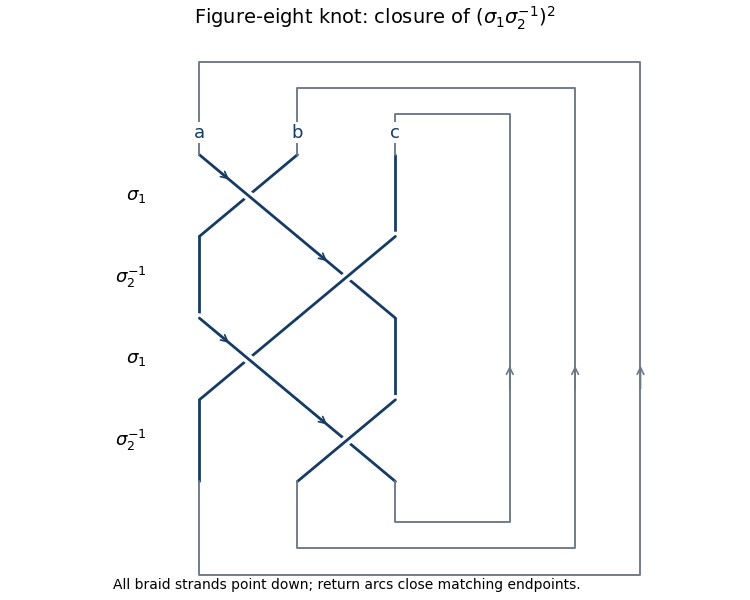

Source code (Python):
"""Original figure-eight closed-braid diagram. Python 3.14, root matplotlib.
Write only the PNG basename to CWD; respect the caller's MPLCONFIGDIR.
"""
from pathlib import Path
import matplotlib
matplotlib.use('Agg')
import matplotlib.pyplot as plt

def segment(ax,p,color='#173c64',lw=2):
    ax.plot(*zip(*p),color=color,lw=lw,solid_capstyle='round',solid_joinstyle='round')
def arrow(ax,p,q,color='#173c64'):
    ax.annotate('',xy=q,xytext=p,arrowprops={'arrowstyle':'->','color':color,'lw':1.2,'mutation_scale':12})
def main():
    fig,ax=plt.subplots(figsize=(7.5,6),layout='constrained',facecolor='white')
    xs=[0,1.2,2.4]
    word=[(0,True),(1,False),(0,True),(1,False)]
    for row,(i,positive) in enumerate(word):
        top=4-row;bottom=top-1;a,b=xs[i:i+2]
        u=[(a,top),(b,bottom)];v=[(b,top),(a,bottom)]
        under,over=(v,u) if positive else (u,v)
        segment(ax,under);segment(ax,over,'white',7);segment(ax,over)
        j=next(j for j in range(3) if j not in [i,i+1]);segment(ax,[(xs[j],top),(xs[j],bottom)])
        ax.text(-.65,(top+bottom)/2,r'$\sigma_1$' if positive else r'$\sigma_2^{-1}$',ha='right',va='center',fontsize=13)
        arrow(ax,(a+.15,top-.125),(a+.39,top-.325))
    for i,x in enumerate(xs):
        outer=5.4-.8*i;high=4.5+.32*(2-i);low=-.5-.32*(2-i)
        segment(ax,[(x,0),(x,low),(outer,low),(outer,high),(x,high),(x,4)],'#6b7887',1.35)
        arrow(ax,(outer,1.1),(outer,1.45),'#6b7887')
        ax.text(x,4.16,chr(97+i),ha='center',va='bottom',fontsize=13,color='#173c64',bbox={'facecolor':'white','edgecolor':'none','pad':1})
    ax.set_xlim(-1.5,5.8);ax.set_ylim(-1.4,5.5);ax.set_aspect('equal');ax.axis('off')
    ax.set_title(r'Figure-eight knot: closure of $(\sigma_1\sigma_2^{-1})^2$',fontsize=14)
    ax.text(1.8,-1.32,'All braid strands point down; return arcs close matching endpoints.',ha='center',fontsize=10)
    fig.savefig(Path('paper-24-figure-eight-braid.png'),dpi=100,facecolor='white',transparent=False)
    plt.close(fig)
if __name__=='__main__':main()
